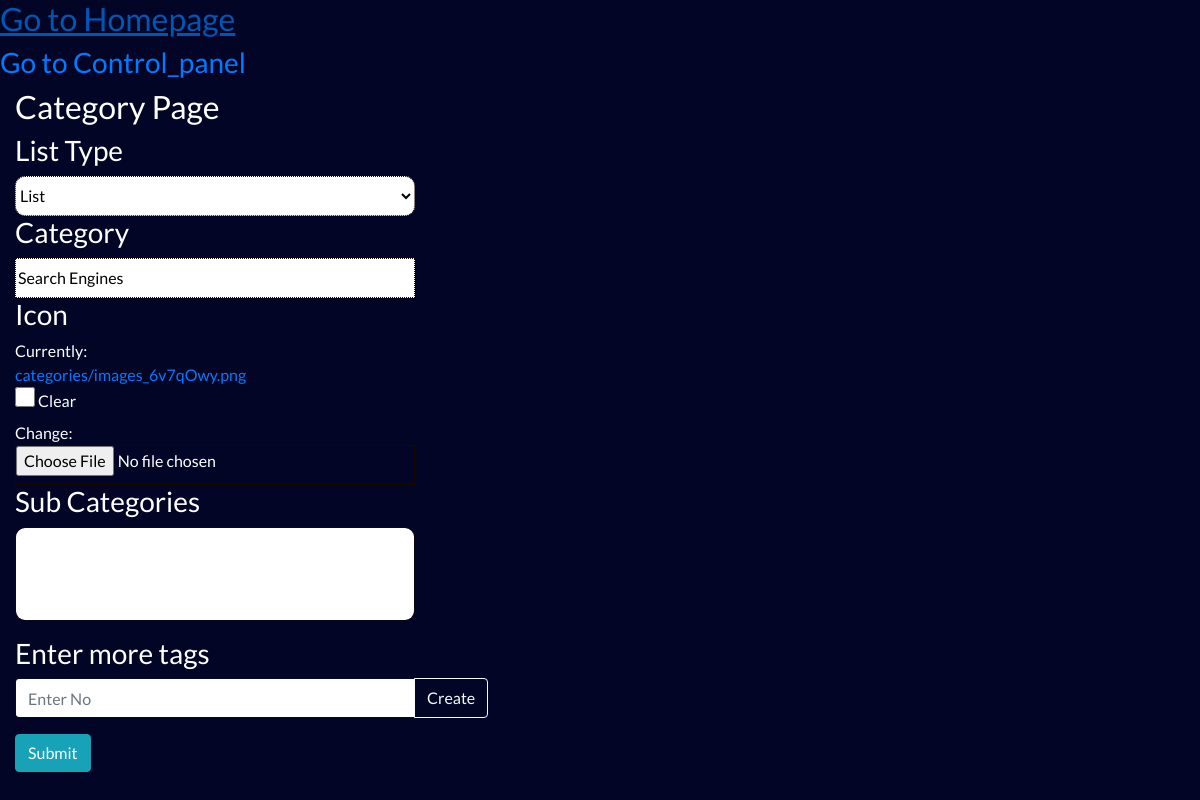
The page /update_category/10/ (signed in) on the database as committed earlier.
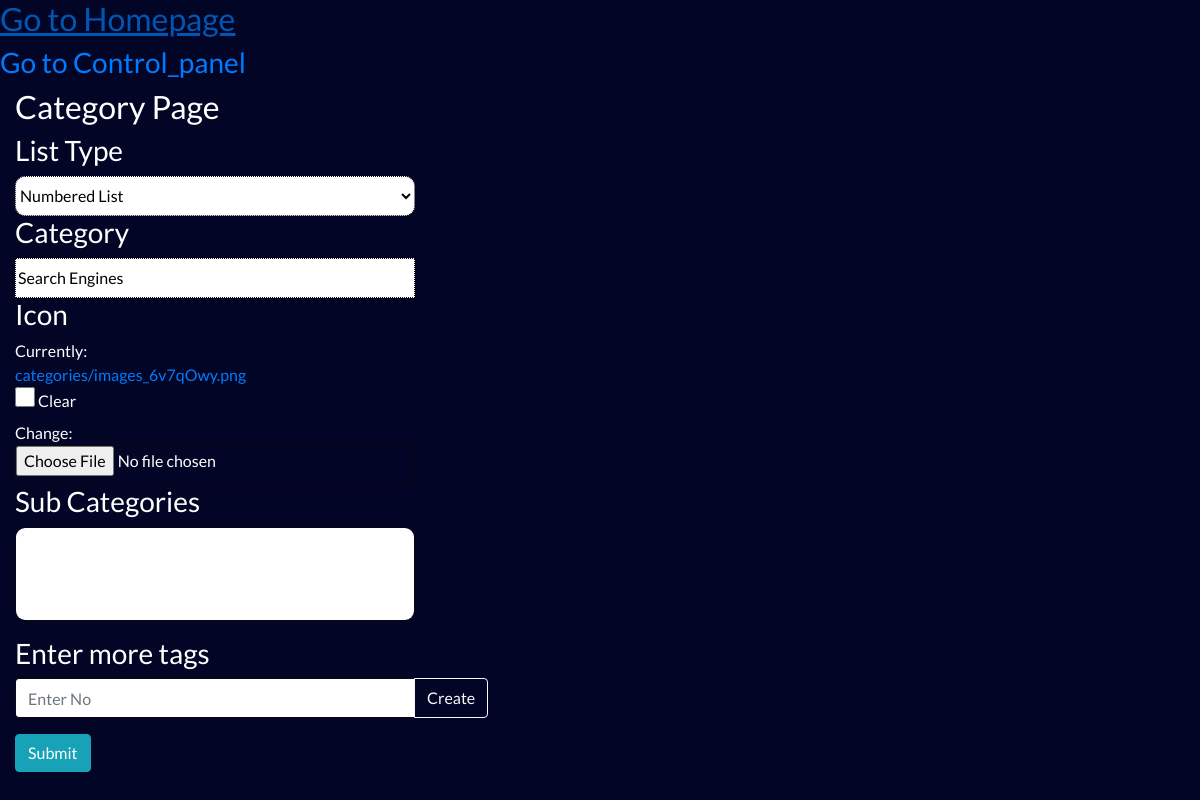
The same page on the database as committed later.
### Websites/models.py (models this page shows, shortened)
class Categories(models.Model):
	LIST_CHOICES = (
	('OL','Numbered List'),
	('UL','List')
	)
	List_Type = models.CharField(max_length=2,choices=LIST_CHOICES,default='UL')
	icon = models.ImageField(help_text="Select image to upload",upload_to = 'categories',null=True,blank=True)
	category = models.CharField(max_length=500)
	sub_categories = models.ManyToManyField(Sub_Categories,related_name="categories")
	class Meta:
		ordering = ['category']

### Websites/views.py (the view, shortened to what this page needs)
class update_category(UpdateView):
	model = Categories
	fields = ('List_Type','icon','category')
	template_name = "home/update_category.html"
	@permission_generic('Websites.change_categories')
	def get(self,request,*args,**kwargs):
		self.object = Categories.objects.get(pk=kwargs['pk'])
		context = self.get_context_data(**kwargs)
		context['Sub_Categories'] = Sub_Categories.objects.filter(Category=self.object.category).exclude(id__in = self.object.sub_categories.all().values("id"))
		return self.render_to_response(context)

### Websites/views.py (called while the page is built)
def permission_generic(permission_name):
	def function(func):
		 def permission_request(self,request,*args,**kwargs):
		 	if request.user.has_perm(permission_name):
		 		return func(self,request,*args,**kwargs)
		 	else:
		 		raise Http404
		 return permission_request
	return function

### Websites/templates/home/update_category.html (shortened to what this page needs)
{% extends 'home/index.html' %}
{% block nav %}
<h2 style="color:#131D06;">
	<a href="{% url 'home' %}">Go to Homepage</a>
</h2>
<h3 style="color:#131D06;">
	<a href="{% url 'control_panel' %}">Go to Control_panel</a>
</h3>
{% endblock %}
{% block content %}
<div class="container-fluid">
	<h2>Category Page </h2>
	<form method="post" enctype="multipart/form-data">
	<div class="category-form" >
	<h3>
			{{form.List_Type.label}}
	</h3>
	{{form.List_Type}}
		<h3>
			{{form.category.label}}
	</h3>
	{{form.category}}
		<h3>
			{{form.icon.label}}
	</h3>
	<div class="form-icon">{{form.icon}}</div>
		<h3>
			Sub Categories
	</h3>
<select class="form-control mb-3" name="sub_categories" multiple>
<select>
	<h3>
			Enter more tags
	</h3>
<div class="input-group mb-3 w-50"> <input id="tag-number" type="number" class="form-control" placeholder="Enter No" aria-label="Number" aria-describedby="button-addon2"> <div class="input-group-append" > <button class="btn btn-outline-light" type="button" onclick="tag_click(document.getElementById('tag-number').value)">Create</button> </div> </div>
	<button class="btn btn-info" type="submit">
		Submit
	</button>
	</div>
	</form>
</div>
{% endblock %}

### Websites/templates/home/index.html (shortened to what this page needs)
<!DOCTYPE html>
<html lang="en">
    <head>
        {% load static %}
        <link rel="stylesheet" href="https://stackpath.bootstrapcdn.com/font-awesome/4.7.0/css/font-awesome.min.css">
        <link href="{% static './assets/css/bootstrap.min.css' %}" rel="stylesheet" />
        <link rel="stylesheet" href="{% static './assets/css/style.css' %}">
    </head>
    <body style="background:#020525; color:white;">
        {% block nav %}{% endblock %}
                {% block content %}{% endblock %}
    </body>
</html>

### static/assets/css/style.css (style rules this page uses)
html, body { width: 100%; margin: 0px; padding: 0px; overflow-x: hidden; font-family: 'Lato', sans-serif; }
.category-form input { border: 1px dotted #190B00; width: 100%; max-width: 400px; height: 40px; }
.category-form select { border: 1px dotted #190B00; border-radius: 10px; width: 95%; color: black; background-color: white; height: 40px; max-width: 400px; }
.form-icon { max-width: 400px; }
.form-icon a { display: block; }
.form-icon input[type="checkbox"] { width: 20px; height: 20px; }

Rows that differ between the two databases and show on the page:
changed Categories "Search Engines": List_Type "List" → "Numbered List"
